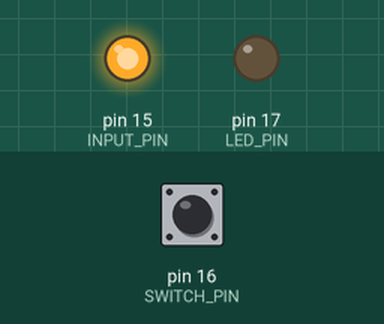
Bench run of a sketch on a simulated Arduino Uno, built with avr-gcc and run on an emulated ATmega328P. Shown: output pins drawn as LEDs (lit = HIGH). Dashed ring = blinking. The inputs (shaded band) are chosen by the test bench; at power-on: pin 16 (SWITCH_PIN) HIGH.

Above: at 1.2 s.
1.3 s: pin 16 (SWITCH_PIN) pulled LOW for 1 s
At 1.67 s:
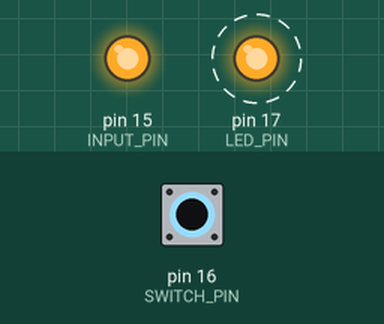
3.8 s: pin 16 (SWITCH_PIN) pulled LOW for 0.15 s
At 4.5 s:
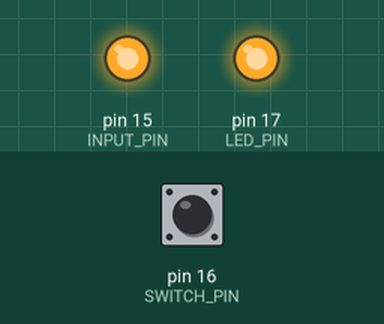
5.5 s: pin 16 (SWITCH_PIN) pulled LOW for 3.2 s
At 9.3 s:
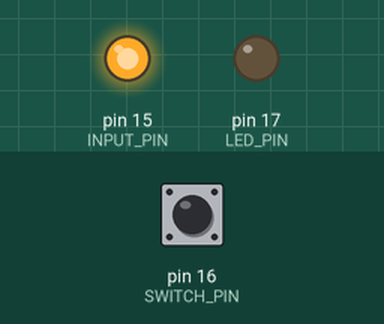
Timing chart, 0 to 10.8 s (numbered marks = the images above; inputs shaded):
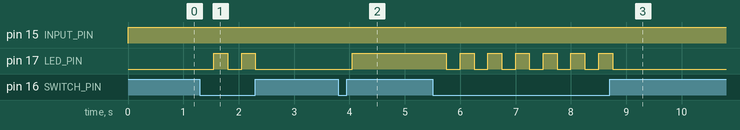

The sketch:

SWITCH_LED2.ino
```cpp
#define SWITCH_PIN 16

#define LED_PIN 17

#define INPUT_PIN 15

void setup() {

pinMode (SWITCH_PIN, INPUT_PULLUP);
pinMode (LED_PIN, OUTPUT);
pinMode (INPUT_PIN, OUTPUT);
}
int state=0;
void loop(){

digitalWrite(INPUT_PIN, HIGH);

int i = digitalRead(SWITCH_PIN);


if(i==0)
{
  state = 1-state;
  delay(250);
}

digitalWrite(LED_PIN, state);

}
```

Measured:
- after the input at 1.3 s, pin 17 (LED_PIN): alternates HIGH for 0.25 s and LOW for 0.25 s, 4 changes in all, then stays LOW, starting after 0.25 s
- after the input at 3.8 s, pin 17 (LED_PIN): LOW → HIGH after 0.25 s
- after the input at 5.5 s, pin 17 (LED_PIN): alternates HIGH for 0.25 s and LOW for 0.25 s, 13 changes in all, then stays LOW, starting after 0.25 s
